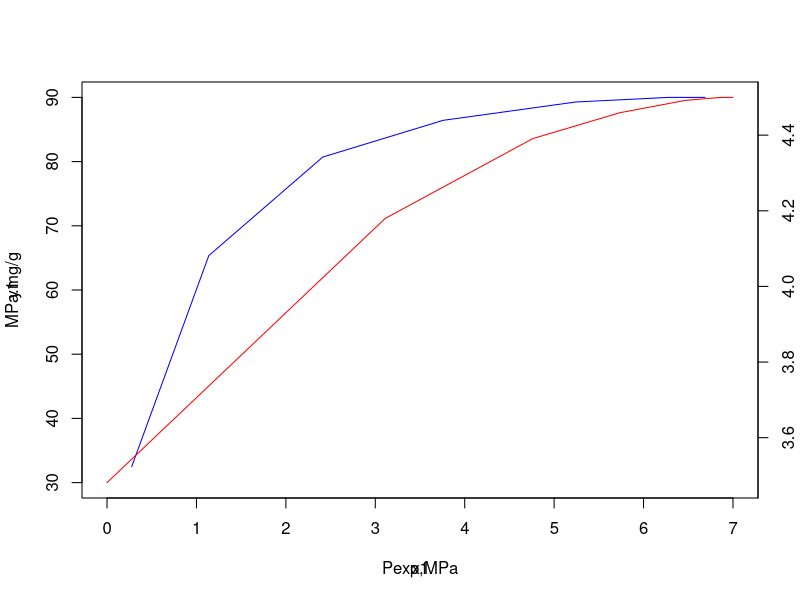

R code for this plot:
#page:520
Pexp = c(0.276,1.138,2.413,3.758,5.240,6.274,6.688 )
V = c(45.5,91.5,113,121,125,126,126 )
Ma = 16
Vstp = 22.4
q = V*Ma/Vstp

y = Pexp/q 


s = 0.01022 
i = 5.4865*10**-3 
qm = 1/s
K = 1/(qm*i)

cat(round(K,3),"\n",round(qm,2)) 

y1 = log(q) 
x1 = log(Pexp)

plot(Pexp,q, type ='l', col="blue",xlab = "Pexp,MPa",ylab = "MPa.mg/g",ylim = c(30,90),xlim = c(0,7))
par(new = TRUE)
plot(x1,y1,axes=FALSE, type='l', col='red')
axis(side = 4, at = pretty(range(y1)))


s = 0.31 
i = 4 
n = 1/s 
k =exp(i)
cat("\n",round(n,2),"\n",round(k,2))
